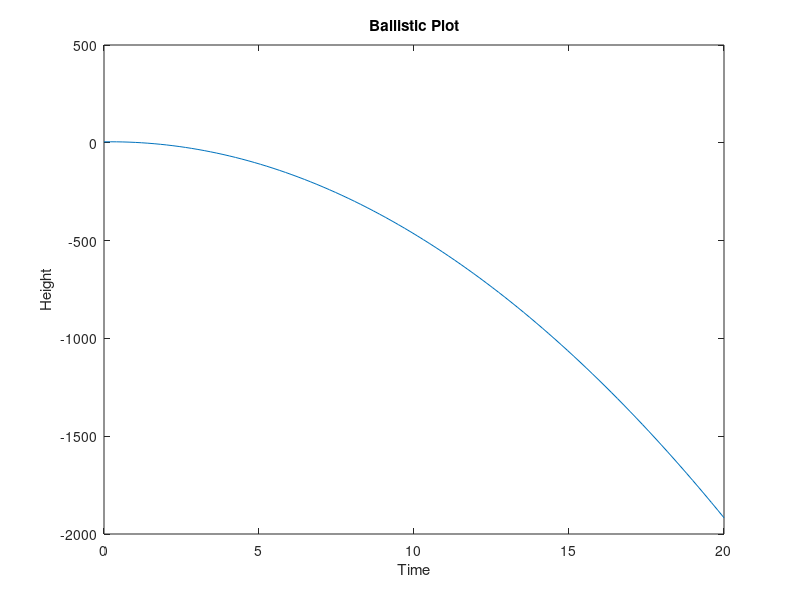

This figure's MATLAB source:
% plotballistic.m
%
%
%
%
%   Author: Tarik Brown
%   Collaboration: ----
%   02/03/19

%% Set Parameters
h_i = 5;

v_i = 2;

g = 9.81;

t = linspace(0,20,100);

f_x = h_i + v_i.*t - (.5*9.81).*(t.^2)

%% Plots

plot(t,f_x)
xlabel(' Time ')
ylabel(' Height ')
title(' Ballistic Plot ')